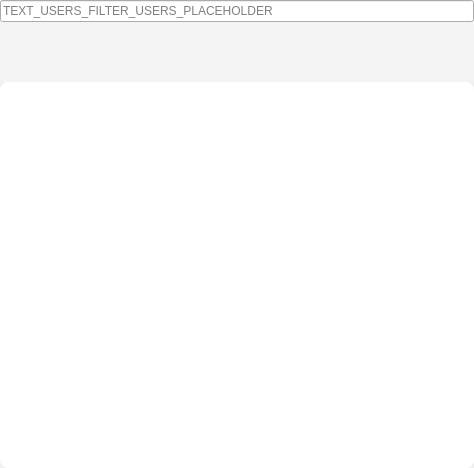
<?xml version="1.0" encoding="UTF-8"?>
<ui version="4.0">
 <class>WorkspaceSharingWidget</class>
 <widget class="QWidget" name="WorkspaceSharingWidget">
  <property name="geometry">
   <rect>
    <x>0</x>
    <y>0</y>
    <width>474</width>
    <height>468</height>
   </rect>
  </property>
  <property name="sizePolicy">
   <sizepolicy hsizetype="Expanding" vsizetype="Preferred">
    <horstretch>0</horstretch>
    <verstretch>0</verstretch>
   </sizepolicy>
  </property>
  <property name="styleSheet">
   <string notr="true">#WorkspaceSharingWidget {
	background-color: #F4F4F4;
}

#scroll_content, #widget_users {
	background-color: #FFFFFF;
	border-radius: 8px;
}

#button_share, #button_apply {
	text-transform: uppercase;
}</string>
  </property>
  <layout class="QVBoxLayout" name="verticalLayout">
   <property name="spacing">
    <number>20</number>
   </property>
   <property name="leftMargin">
    <number>0</number>
   </property>
   <property name="topMargin">
    <number>0</number>
   </property>
   <property name="rightMargin">
    <number>0</number>
   </property>
   <property name="bottomMargin">
    <number>0</number>
   </property>
   <item>
    <layout class="QHBoxLayout" name="horizontalLayout_3">
     <item>
      <widget class="QLineEdit" name="line_edit_filter">
       <property name="placeholderText">
        <string>TEXT_USERS_FILTER_USERS_PLACEHOLDER</string>
       </property>
      </widget>
     </item>
    </layout>
   </item>
   <item>
    <layout class="QHBoxLayout" name="horizontalLayout">
     <item>
      <spacer name="horizontalSpacer">
       <property name="orientation">
        <enum>Qt::Horizontal</enum>
       </property>
       <property name="sizeHint" stdset="0">
        <size>
         <width>40</width>
         <height>20</height>
        </size>
       </property>
      </spacer>
     </item>
     <item>
      <widget class="SpinnerWidget" name="spinner" native="true"/>
     </item>
     <item>
      <spacer name="horizontalSpacer_2">
       <property name="orientation">
        <enum>Qt::Horizontal</enum>
       </property>
       <property name="sizeHint" stdset="0">
        <size>
         <width>40</width>
         <height>20</height>
        </size>
       </property>
      </spacer>
     </item>
    </layout>
   </item>
   <item>
    <widget class="QWidget" name="widget_users" native="true">
     <property name="minimumSize">
      <size>
       <width>400</width>
       <height>250</height>
      </size>
     </property>
     <layout class="QVBoxLayout" name="verticalLayout_5">
      <property name="spacing">
       <number>0</number>
      </property>
      <property name="leftMargin">
       <number>0</number>
      </property>
      <property name="topMargin">
       <number>0</number>
      </property>
      <property name="rightMargin">
       <number>0</number>
      </property>
      <property name="bottomMargin">
       <number>0</number>
      </property>
      <item>
       <widget class="QScrollArea" name="scrollArea">
        <property name="frameShape">
         <enum>QFrame::NoFrame</enum>
        </property>
        <property name="frameShadow">
         <enum>QFrame::Plain</enum>
        </property>
        <property name="lineWidth">
         <number>0</number>
        </property>
        <property name="horizontalScrollBarPolicy">
         <enum>Qt::ScrollBarAlwaysOff</enum>
        </property>
        <property name="widgetResizable">
         <bool>true</bool>
        </property>
        <widget class="QWidget" name="scroll_content">
         <property name="geometry">
          <rect>
           <x>0</x>
           <y>0</y>
           <width>474</width>
           <height>379</height>
          </rect>
         </property>
         <layout class="QVBoxLayout" name="verticalLayout_3">
          <property name="spacing">
           <number>5</number>
          </property>
          <property name="leftMargin">
           <number>20</number>
          </property>
          <property name="topMargin">
           <number>10</number>
          </property>
          <property name="rightMargin">
           <number>0</number>
          </property>
          <property name="bottomMargin">
           <number>10</number>
          </property>
          <item>
           <spacer name="verticalSpacer">
            <property name="orientation">
             <enum>Qt::Vertical</enum>
            </property>
            <property name="sizeHint" stdset="0">
             <size>
              <width>20</width>
              <height>40</height>
             </size>
            </property>
           </spacer>
          </item>
         </layout>
        </widget>
       </widget>
      </item>
     </layout>
    </widget>
   </item>
  </layout>
 </widget>
 <customwidgets>
  <customwidget>
   <class>SpinnerWidget</class>
   <extends>QWidget</extends>
   <header>guardata.core.gui.custom_widgets</header>
   <container>1</container>
  </customwidget>
 </customwidgets>
 <resources/>
 <connections/>
</ui>
